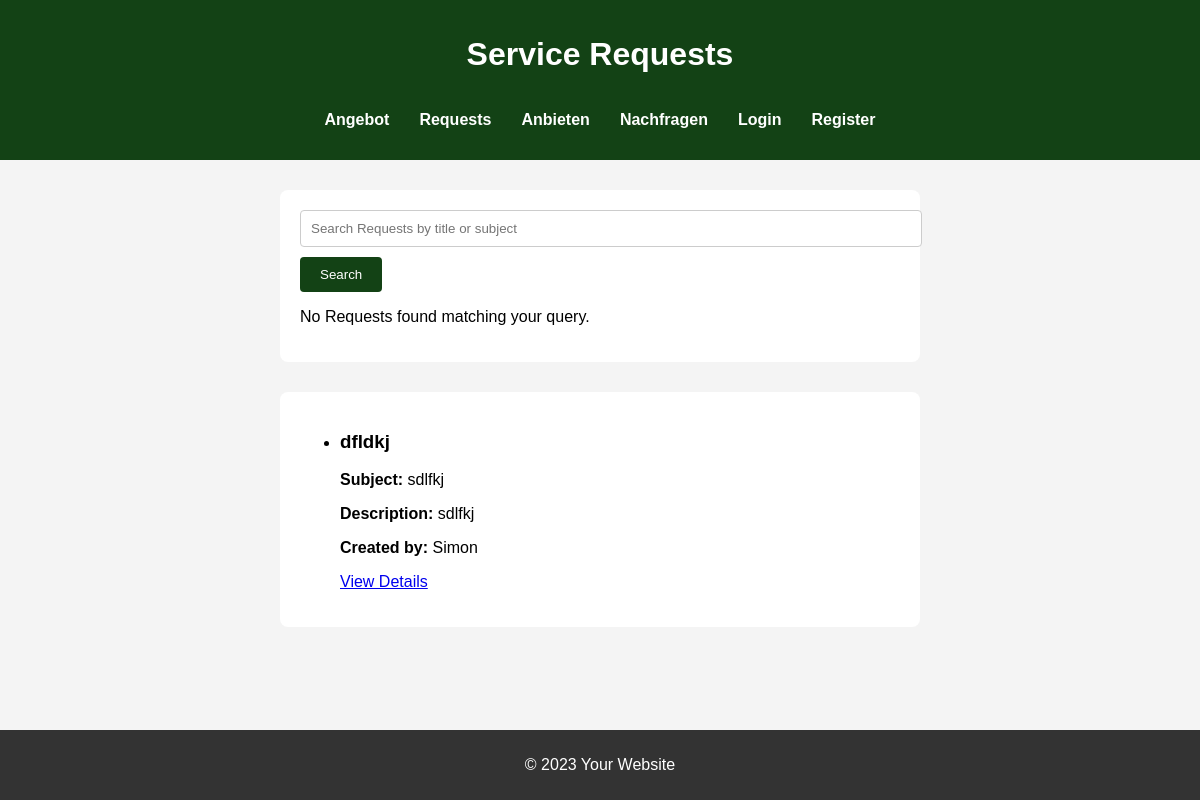
The page /requests on the database as committed earlier.
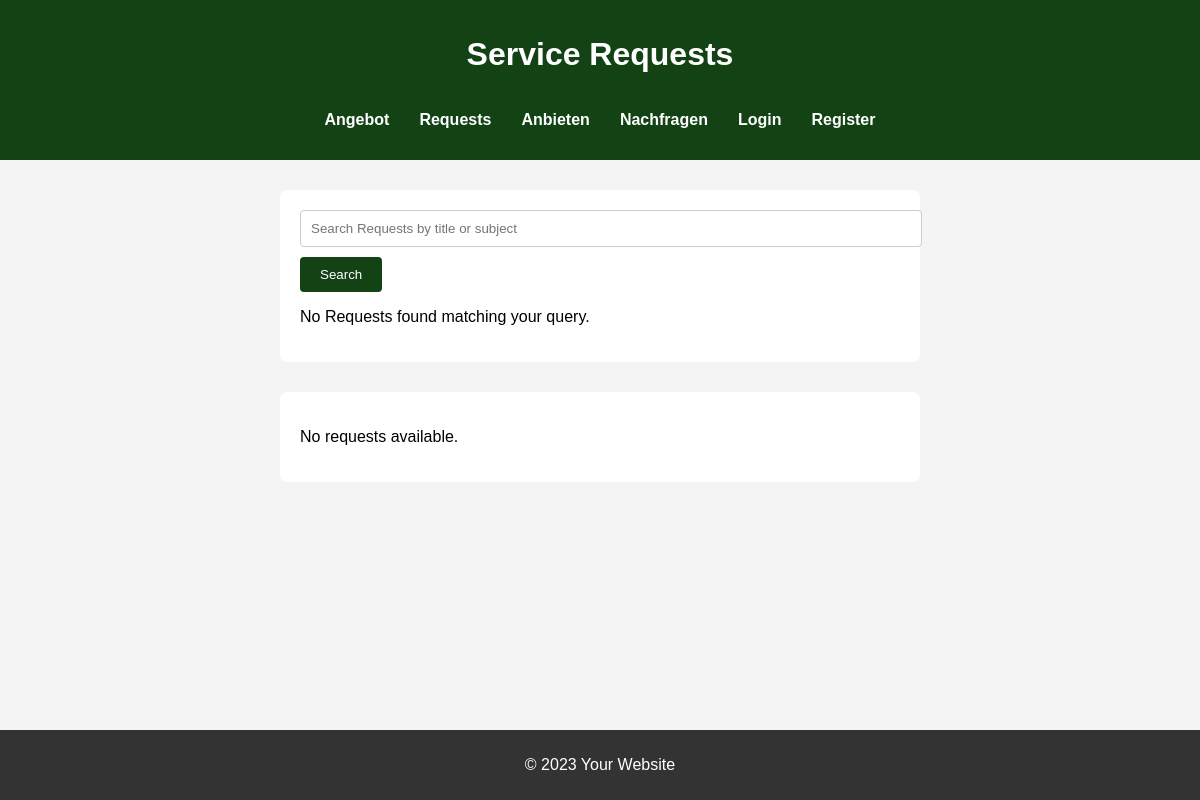
The same page on the database as committed later.
### app.py (models this page shows, shortened)
class RequestPost(db.Model):
    id = db.Column(db.Integer, primary_key=True)
    title = db.Column(db.String(100), nullable=False)
    description = db.Column(db.String(200), nullable=False)
    subject = db.Column(db.String(100), nullable=False)
    price = db.Column(db.String(100), nullable=False)
    additional_information = db.Column(db.String(200), nullable=True)
    contact =db.Column(db.String(100), nullable = False)
    user_id = db.Column(db.Integer, db.ForeignKey('user.id'), nullable=False)
    user = db.relationship('User', backref=db.backref('requests', lazy=True))

class User(db.Model, UserMixin):
    id = db.Column(db.Integer, primary_key=True)
    username = db.Column(db.String(150), unique=True, nullable=False)
    email = db.Column(db.String(150), unique=True, nullable=False)
    password = db.Column(db.String(150), nullable=False)
    posts = db.relationship('ServicePost', backref='user', lazy=True)

### app.py (the view)
@app.route('/requests')
def requests():
    requests = RequestPost.query.join(User).add_columns(User.username).all()
    return render_template('requests.html', requests=requests)

### templates/requests.html (shortened to what this page needs)
<!DOCTYPE html>
<html lang="en">
<head>
    <link rel="stylesheet" href="{{ url_for('static', filename='style.css') }}">
</head>
<body>
    <header>
        <h1>Service Requests</h1>
        <nav>
            <ul>
                <li><a href="/supply">Angebot</a></li>
                <li><a href="/requests">Requests</a></li>
                <li><a href="/university">Anbieten</a></li>
                <li><a href="/highschool">Nachfragen</a></li>
                {% if current_user.is_authenticated %}
                    <li><a href="/profile">Your Profile</a></li>
                    <li><a href="{{ url_for('logout') }}">Logout</a></li>
                {% else %}
                    <li><a href="{{ url_for('login') }}">Login</a></li>
                    <li><a href="{{ url_for('register') }}">Register</a></li>
                {% endif %}
            </ul>
        </nav>
    </header>
    <main>
        <form method="get" action="{{ url_for('search_results_requests') }}">
            <input type="text" name="query" placeholder="Search Requests by title or subject" value="{{ request.args.get('query', '') }}">
            <button type="submit">Search</button>
            {% if results %}
            <ul>
                {% for post in results %}
                    <li>
                        <h3>{{ post.title }}</h3>
                        <p><strong>Subject:</strong> {{ post.subject }}</p>
                        <p><strong>Price:</strong> ${{ post.price }}</p>
                        <a href="{{ url_for('request_detail', request_id=post.id) }}">View Details</a>
                    </li>
                {% endfor %}
            </ul>
        {% else %}
            <p>No Requests found matching your query.</p>
        {% endif %}
        </form>
        <form>
            {% if requests %}
                <ul>
                    {% for request, username in requests %}
                        <li>
                            <h3>{{ request.title }}</h3>
                            <p><strong>Subject:</strong> {{ request.subject }}</p>
                            <p><strong>Description:</strong> {{ request.description }}</p>
                            <p><strong>Created by:</strong> {{ username }}</p>
                            <a href="{{ url_for('request_detail', request_id=request.id) }}">View Details</a>
                        </li>
                    {% endfor %}
                </ul>
            {% else %}
                <p>No requests available.</p>
            {% endif %}
        </form>
    </main>
    <footer>
        <p>&copy; 2023 Your Website</p>
    </footer>
</body>
</html>

Rows that differ between the two databases and show on the page:
removed RequestPost: title "dfldkj", subject "sdlfkj", description "sdlfkj", username "Simon"
Other text that changed with them:
text now shown: "No requests available."
